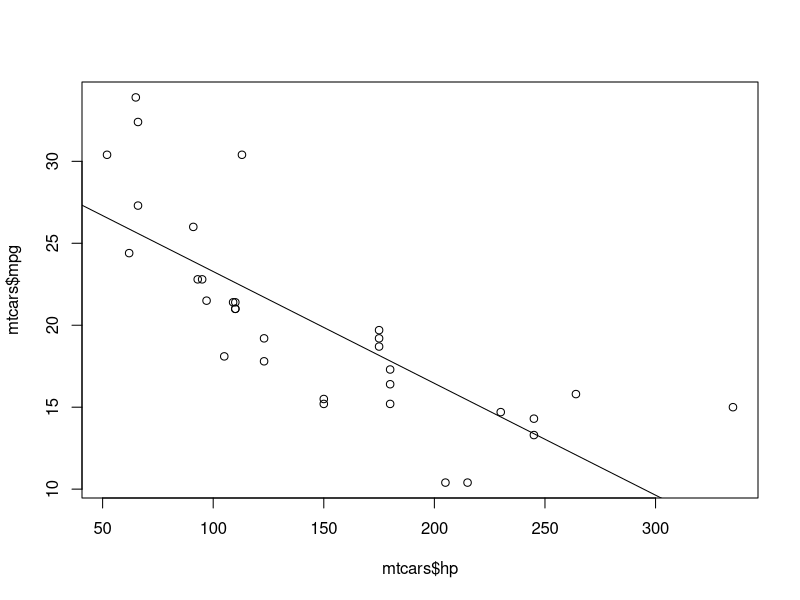
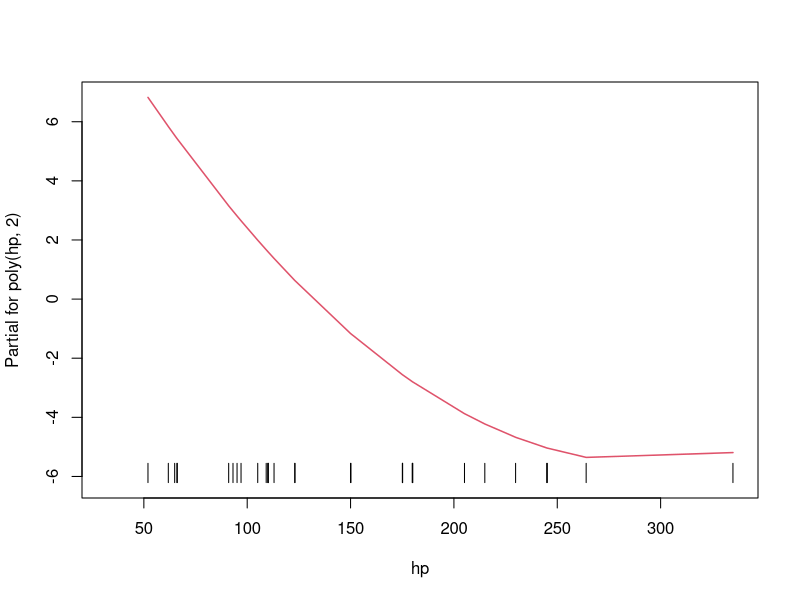
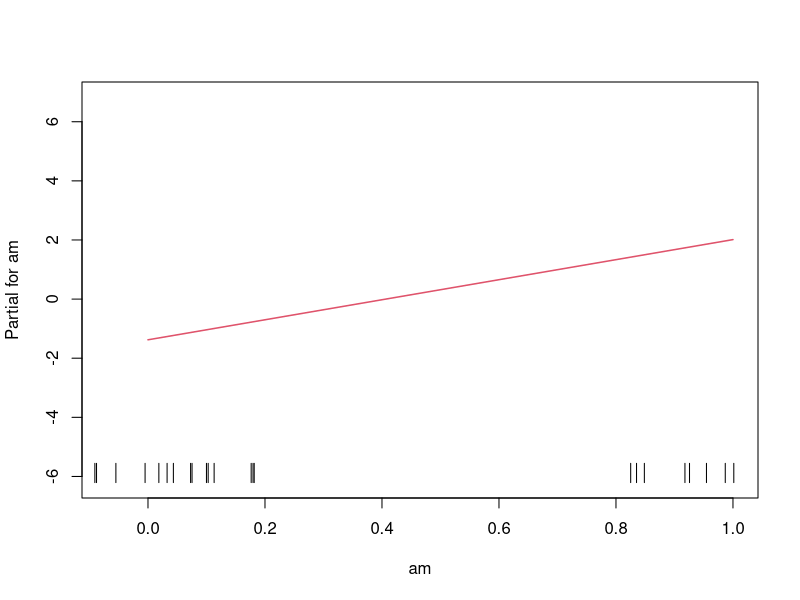
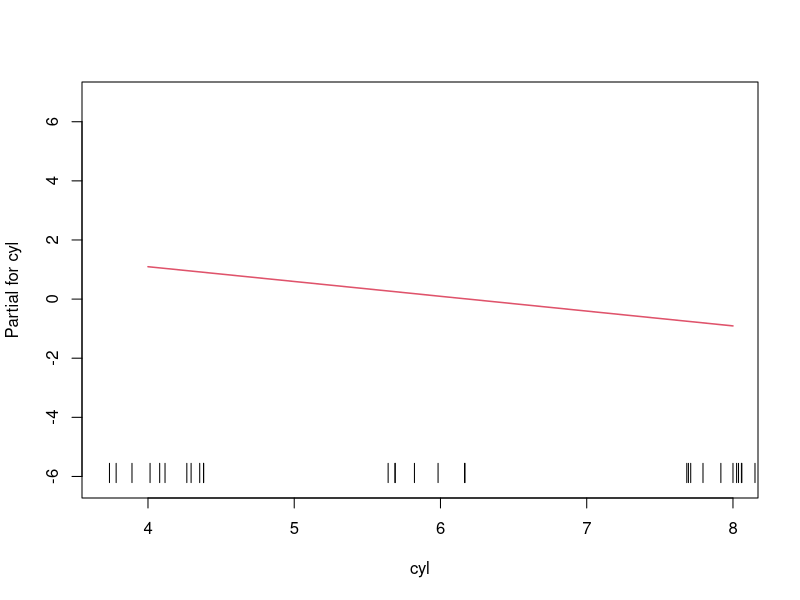
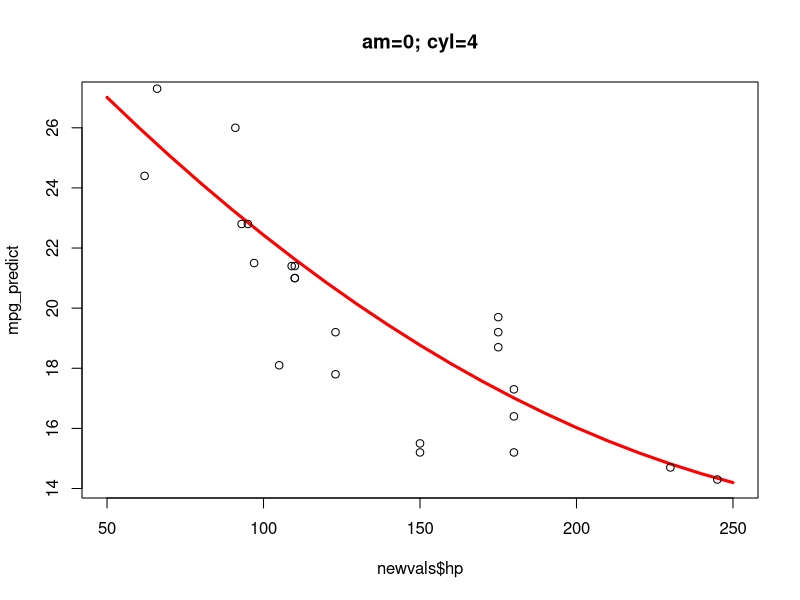

Generate these figures, in order, with R:
## ---- chunk 1
knitr::opts_chunk$set(echo = TRUE)
## ---- chunk 2
data(mtcars)
head(mtcars)
## ---- chunk 3
mean(mtcars$mpg)
summary(mtcars$mpg)
## ---- chunk 4
table(mtcars$gear)
## ---- chunk 5
table(mtcars$gear, mtcars$am)
## ---- chunk 6
ftable(mtcars$gear, mtcars$am, mtcars$cyl)
## ---- chunk 7
prop.table(table(mtcars$gear))
## ---- chunk 8
cor(mtcars$mpg, mtcars$disp)
## ---- chunk 9
cor(mtcars)
## ---- chunk 10
cov(mtcars)
## ---- chunk 11
t.test(mtcars$mpg[mtcars$am == 0], mtcars$mpg[mtcars$am == 1])
## ---- chunk 12
t1 <- t.test(mtcars$mpg ~ mtcars$am)
names(t1)
## ---- chunk 13
t1$p.value
## ---- chunk 14
r1 <- lm(mpg ~ hp, data = mtcars)
summary(r1)
## ---- chunk 15
names(r1)
## ---- chunk 16
names(summary(r1))
## ---- chunk 17
plot(mtcars$mpg ~ mtcars$hp)
abline(r1)
identify(mtcars$hp, mtcars$mpg, labels = rownames(mtcars))
## ---- chunk 18
r2 <- lm(mpg ~ hp + I(hp^2) + am + cyl, data=mtcars)
summary(r2)
## ---- chunk 19
r2 <- lm(mpg ~ poly(hp, 2) + am + cyl, data=mtcars)
summary(r2)
## ---- chunk 20
r3 <- lm(mpg ~ -1 + poly(hp, 2) + am + I(factor(cyl)), data=mtcars)
summary(r3)
## ---- chunk 21
r4 <- lm(mpg ~ hp*am, data=mtcars)
summary(r4)
## ---- chunk 22
termplot(r2, rug=TRUE)
## ---- chunk 23
r4 <- lm(mpg ~ -1 + poly(hp, 2) + am + I(factor(cyl)), data=mtcars)
newvals <- data.frame(hp=seq(50, 250, 10),
                      am=0,
                      cyl=4)
mpg_predict <- predict(r4, newvals)
mpg_predict
## ---- chunk 24
plot(mpg_predict ~ newvals$hp,
     type="l", lwd=3, col="red",
     main="am=0; cyl=4") 
points(mtcars$mpg ~ mtcars$hp)
